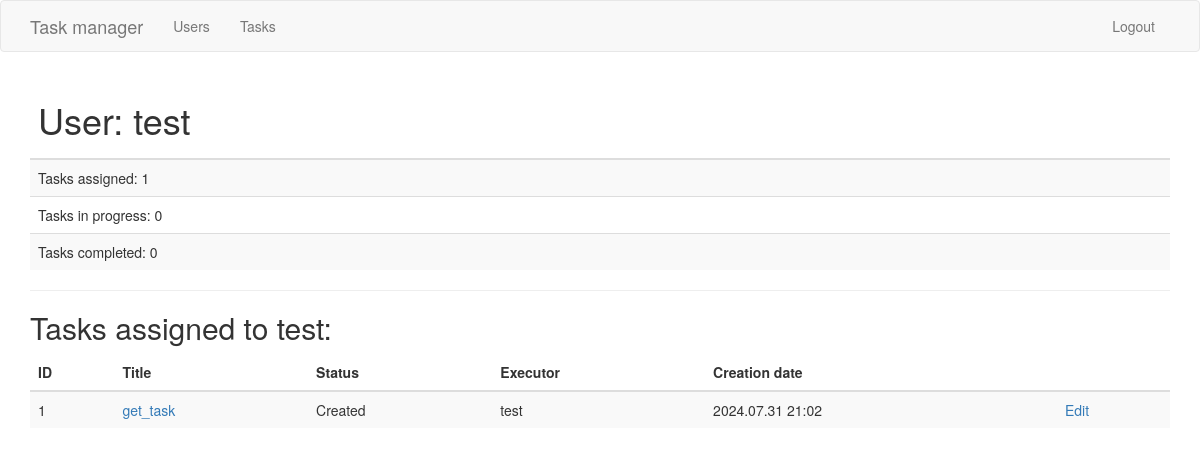
Page /user/test (signed in) on the committed database.
### app/models.py (models this page shows, shortened)
class User(UserMixin, db.Model):
	id = db.Column(db.Integer, primary_key=True)
	username = db.Column(db.String(64), index=True, unique=True)
	email = db.Column(db.String(120), index=True, unique=True)
	password_hash = db.Column(db.String(128))
	tasks = db.relationship('Task', backref='executor', lazy='dynamic')
	token = db.Column(db.String(32), index=True, unique=True)
	token_expiration = db.Column(db.DateTime)

class Task(db.Model):
	id = db.Column(db.Integer, primary_key=True)
	title = db.Column(db.String(140))
	description = db.Column(db.String(2000))
	created_at = db.Column(db.DateTime, index=True, default=datetime.utcnow)
	updated_at = db.Column(db.DateTime, index=True, default=datetime.utcnow)
	status = db.Column(db.String(11), index=True, default='Created')
	executor_id = db.Column(db.Integer, db.ForeignKey('user.id'))

### app/routes.py (the view)
@app.route('/user/<username>')
@login_required
def user(username):
	user = User.query.filter_by(username=username).first_or_404()
	tasks = user.tasks.order_by(Task.created_at.desc()).all()
	return render_template('user.html', user=user, tasks=tasks)

### app/models.py (called while the page is built)
@login.user_loader
def load_user(id):
	return User.query.get(int(id))

### app/templates/user.html
{% extends "base.html" %}
{% block content %}
	<table class="table table-striped">
		<thead>
			<tr><th><h1>User: {{ user.username }}</h1></th></tr>
		</thead>
		<tbody>
			<tr><td>Tasks assigned: {{ user.tasks.count() }}</tr>
			<tr><td>Tasks in progress: {{ user.tasks.filter_by(status='In progress').count() }}</td></tr>
			<tr><td>Tasks completed: {{ user.tasks.filter_by(status='Completed').count() }}</td></tr>
		</tbody>
	</table>
	<hr>
	{% if tasks %}
	<h2>Tasks assigned to {{ user.username }}:</h2>
	<table class="table table-striped">
		<thead>
			<tr>
				<th scope="col">ID</th>
				<th scope="col">Title</th>
				<th scope="col">Status</th>
				<th scope="col">Executor</th>
				<th scope="col">Creation date</th>
				<th scope="col"></th>
			</tr>
		</thead>
		<tbody>
		{% for task in tasks %}
			<tr>
				<td>{{ task.id }}</td>
				<td><a href="{{ url_for('task', task_id=task.id ) }}">
						{{ task.title }}
					</a>
				</td>
				<td>{{ task.status }}</td>
				<td>{{ task.executor.username }}</td>
				<td>{{ task.created_at.strftime("%Y.%m.%d %H:%M") }}</td>
				<td><a href="{{ url_for('edit_task', task_id=task.id ) }}">
						Edit
					</a>
				</td>
			</tr>
		{% endfor %}
		</tbody>
	</table>
	{% endif %}
{% endblock %}

### rows in the picture
User: username "test"
Task: id "1", title "get_task", status "Created", executor.username "test", created_at "2024.07.31 21:02"

### other values in the picture
{{ user.tasks.count() }} "1"
{{ user.tasks.filter_by(status='In progress').count() }} "0"
{{ user.tasks.filter_by(status='Completed').count() }} "0"
